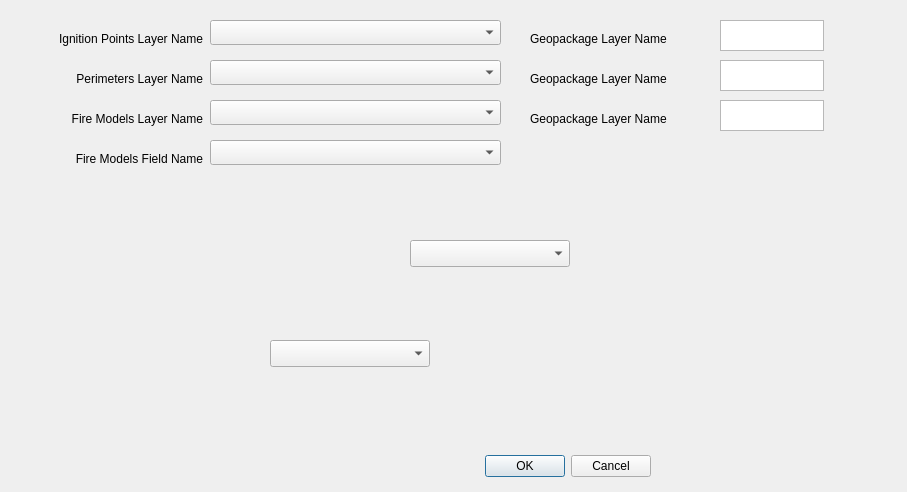
<?xml version="1.0" encoding="UTF-8"?>
<ui version="4.0">
 <class>Dialog</class>
 <widget class="QDialog" name="Dialog">
  <property name="geometry">
   <rect>
    <x>0</x>
    <y>0</y>
    <width>907</width>
    <height>492</height>
   </rect>
  </property>
  <property name="windowTitle">
   <string>Dialog</string>
  </property>
  <widget class="QDialogButtonBox" name="buttonBox">
   <property name="geometry">
    <rect>
     <x>310</x>
     <y>450</y>
     <width>341</width>
     <height>32</height>
    </rect>
   </property>
   <property name="orientation">
    <enum>Qt::Horizontal</enum>
   </property>
   <property name="standardButtons">
    <set>QDialogButtonBox::Cancel|QDialogButtonBox::Ok</set>
   </property>
  </widget>
  <widget class="QLabel" name="label">
   <property name="geometry">
    <rect>
     <x>20</x>
     <y>30</y>
     <width>183</width>
     <height>17</height>
    </rect>
   </property>
   <property name="text">
    <string>Ignition Points Layer Name</string>
   </property>
   <property name="alignment">
    <set>Qt::AlignRight|Qt::AlignTrailing|Qt::AlignVCenter</set>
   </property>
  </widget>
  <widget class="QLabel" name="label_2">
   <property name="geometry">
    <rect>
     <x>530</x>
     <y>30</y>
     <width>181</width>
     <height>17</height>
    </rect>
   </property>
   <property name="text">
    <string>Geopackage Layer Name</string>
   </property>
  </widget>
  <widget class="QTextEdit" name="textEdit_2">
   <property name="geometry">
    <rect>
     <x>720</x>
     <y>20</y>
     <width>104</width>
     <height>31</height>
    </rect>
   </property>
  </widget>
  <widget class="QComboBox" name="comboBox">
   <property name="geometry">
    <rect>
     <x>210</x>
     <y>20</y>
     <width>291</width>
     <height>25</height>
    </rect>
   </property>
  </widget>
  <widget class="QLabel" name="label_3">
   <property name="geometry">
    <rect>
     <x>20</x>
     <y>70</y>
     <width>183</width>
     <height>17</height>
    </rect>
   </property>
   <property name="text">
    <string>Perimeters Layer Name</string>
   </property>
   <property name="alignment">
    <set>Qt::AlignRight|Qt::AlignTrailing|Qt::AlignVCenter</set>
   </property>
  </widget>
  <widget class="QLabel" name="label_4">
   <property name="geometry">
    <rect>
     <x>530</x>
     <y>70</y>
     <width>181</width>
     <height>17</height>
    </rect>
   </property>
   <property name="text">
    <string>Geopackage Layer Name</string>
   </property>
  </widget>
  <widget class="QComboBox" name="comboBox_2">
   <property name="geometry">
    <rect>
     <x>210</x>
     <y>60</y>
     <width>291</width>
     <height>25</height>
    </rect>
   </property>
  </widget>
  <widget class="QTextEdit" name="textEdit_3">
   <property name="geometry">
    <rect>
     <x>720</x>
     <y>60</y>
     <width>104</width>
     <height>31</height>
    </rect>
   </property>
  </widget>
  <widget class="QComboBox" name="comboBox_3">
   <property name="geometry">
    <rect>
     <x>210</x>
     <y>100</y>
     <width>291</width>
     <height>25</height>
    </rect>
   </property>
  </widget>
  <widget class="QTextEdit" name="textEdit_4">
   <property name="geometry">
    <rect>
     <x>720</x>
     <y>100</y>
     <width>104</width>
     <height>31</height>
    </rect>
   </property>
  </widget>
  <widget class="QLabel" name="label_5">
   <property name="geometry">
    <rect>
     <x>20</x>
     <y>110</y>
     <width>183</width>
     <height>17</height>
    </rect>
   </property>
   <property name="text">
    <string>Fire Models Layer Name</string>
   </property>
   <property name="alignment">
    <set>Qt::AlignRight|Qt::AlignTrailing|Qt::AlignVCenter</set>
   </property>
  </widget>
  <widget class="QLabel" name="label_6">
   <property name="geometry">
    <rect>
     <x>530</x>
     <y>110</y>
     <width>181</width>
     <height>17</height>
    </rect>
   </property>
   <property name="text">
    <string>Geopackage Layer Name</string>
   </property>
  </widget>
  <widget class="QComboBox" name="comboBox_4">
   <property name="geometry">
    <rect>
     <x>210</x>
     <y>140</y>
     <width>291</width>
     <height>25</height>
    </rect>
   </property>
  </widget>
  <widget class="QLabel" name="label_7">
   <property name="geometry">
    <rect>
     <x>20</x>
     <y>150</y>
     <width>183</width>
     <height>17</height>
    </rect>
   </property>
   <property name="text">
    <string>Fire Models Field Name</string>
   </property>
   <property name="alignment">
    <set>Qt::AlignRight|Qt::AlignTrailing|Qt::AlignVCenter</set>
   </property>
  </widget>
  <widget class="QgsFieldComboBox" name="mFieldComboBox">
   <property name="geometry">
    <rect>
     <x>270</x>
     <y>340</y>
     <width>160</width>
     <height>27</height>
    </rect>
   </property>
  </widget>
  <widget class="QgsMapLayerComboBox" name="mMapLayerComboBox">
   <property name="geometry">
    <rect>
     <x>410</x>
     <y>240</y>
     <width>160</width>
     <height>27</height>
    </rect>
   </property>
  </widget>
 </widget>
 <customwidgets>
  <customwidget>
   <class>QgsFieldComboBox</class>
   <extends>QComboBox</extends>
   <header>qgsfieldcombobox.h</header>
  </customwidget>
  <customwidget>
   <class>QgsMapLayerComboBox</class>
   <extends>QComboBox</extends>
   <header>qgsmaplayercombobox.h</header>
  </customwidget>
 </customwidgets>
 <resources/>
 <connections>
  <connection>
   <sender>buttonBox</sender>
   <signal>accepted()</signal>
   <receiver>Dialog</receiver>
   <slot>accept()</slot>
   <hints>
    <hint type="sourcelabel">
     <x>248</x>
     <y>254</y>
    </hint>
    <hint type="destinationlabel">
     <x>157</x>
     <y>274</y>
    </hint>
   </hints>
  </connection>
  <connection>
   <sender>buttonBox</sender>
   <signal>rejected()</signal>
   <receiver>Dialog</receiver>
   <slot>reject()</slot>
   <hints>
    <hint type="sourcelabel">
     <x>316</x>
     <y>260</y>
    </hint>
    <hint type="destinationlabel">
     <x>286</x>
     <y>274</y>
    </hint>
   </hints>
  </connection>
 </connections>
</ui>
